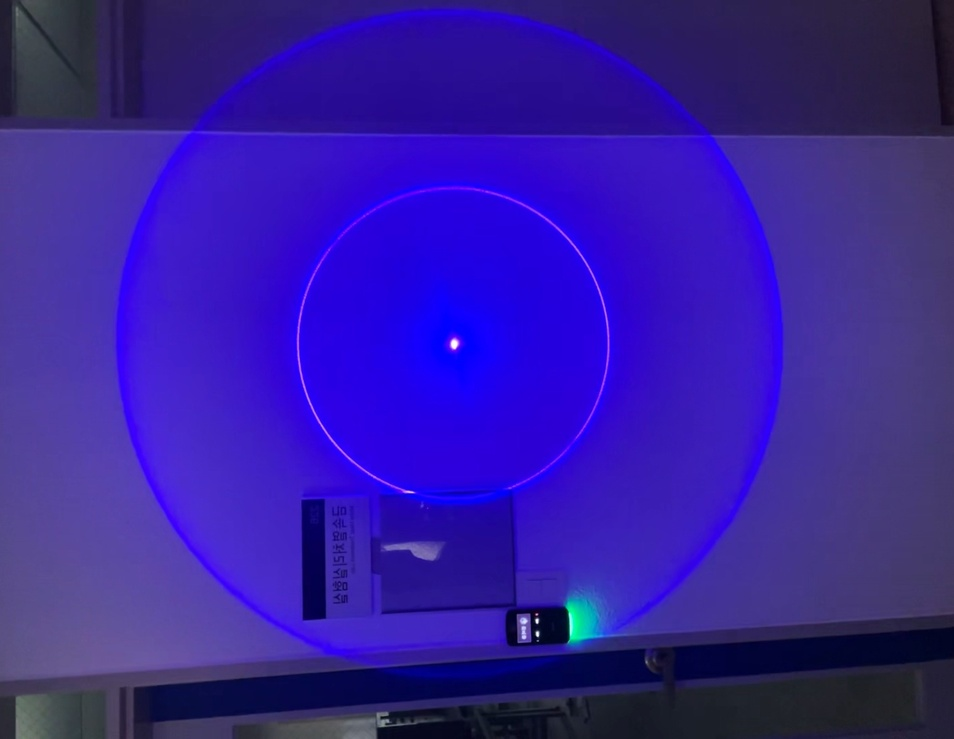
#> input picture output_folder/augmented_0_11.jpg, 954 x 739 px, shrunk from 1522 x 1179 before the run; its folder holds 4 pictures in this run
$ jupyter execute test1015.ipynb
#> lines starting #> are read from the running program, lines starting #| are printed output that depends on the picture
### 1. Augmentation된 보라색 원 이미지 데이터를 학습하여 최적의 threshold 값 추출

[cell 1]
import cv2 as cv
import numpy as np
from sklearn.cluster import KMeans
import glob
import os

[cell 2]
# 보라색 원이 포함된 augmentation된 이미지들 경로 설정
img_folder = 'output_folder/*.jpg'
img_paths = glob.glob(img_folder)

[cell 3]
# 이미지 전처리 함수
def process_image(img_path):
    # 이미지 로드 및 흑백 변환 (명도값 활용 예정)
#> called with img_path = 'output_folder/augmented_0_11.jpg'
    img = cv.imread(img_path)
#> img is the input picture: shape (739, 954, 3); mean B, G, R 155.9, 31, 53.6
    img_gray = cv.cvtColor(img, cv.COLOR_BGR2GRAY)
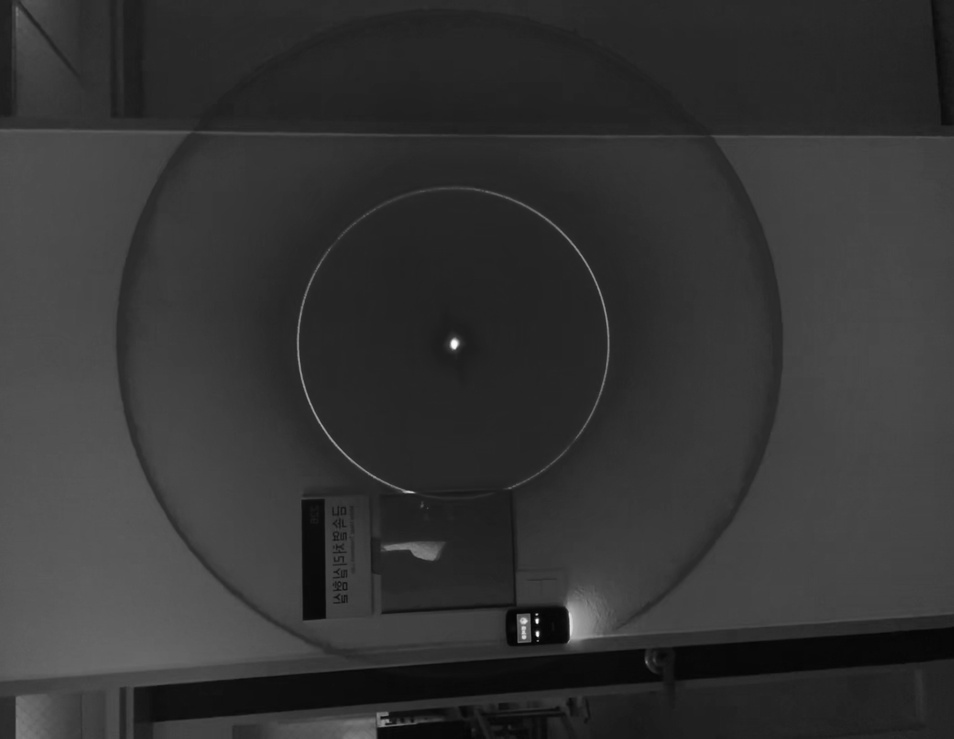
#> img_gray: shape (739, 954); min 4, max 254, mean 52

    # 이미지를 RGB 3차원에서 1차원 배열로 변환
    pixel_values = img_gray.reshape((-1, 1))
    pixel_values = np.float32(pixel_values)

    return pixel_values, img.shape

[cell 4]
# 모든 이미지에서 pixel data 수집해서 K-means 학습용 dataset 생성
def create_training_data(img_paths):
    training_data = []

    for img_path in img_paths:
        pixel_values, _ = process_image(img_path)
        training_data.append(pixel_values)
#> pass 2 of the loop in create_training_data, `for img_path in img_paths:`:
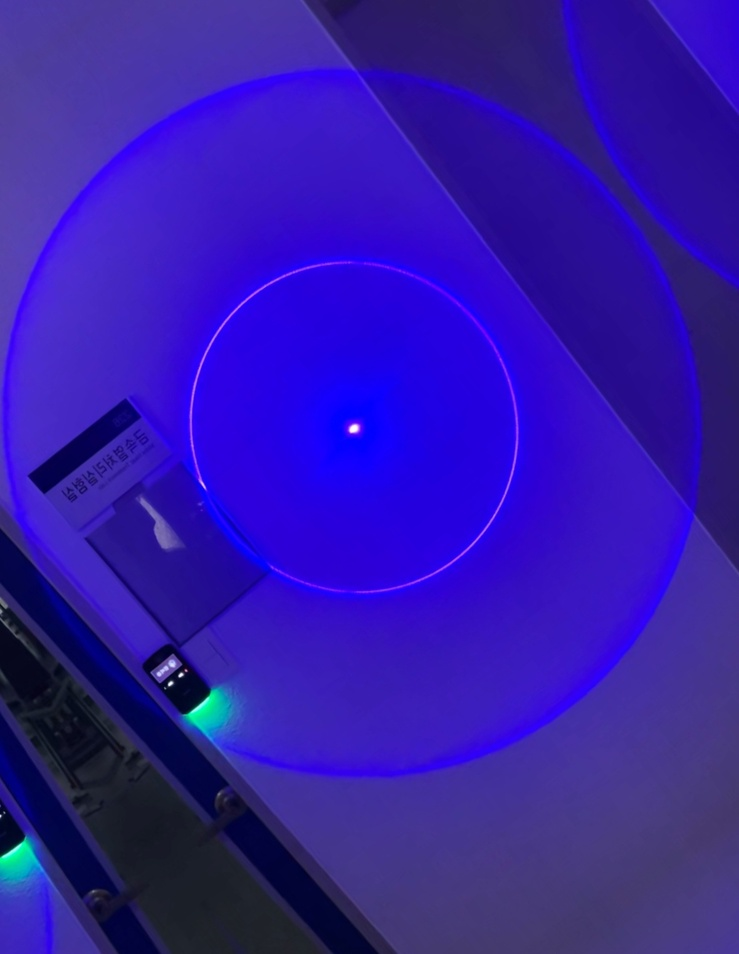
#> input picture output_folder/augmented_0_12.jpg, 739 x 954 px, shrunk from 1179 x 1522 before the run
#> in process_image, img is the input picture: shape (954, 739, 3); mean B, G, R 165.6, 25.8, 50.6
#> in process_image (call 2), `img_gray = cv.cvtColor(img, cv.COLOR_BGR2GRAY)`:
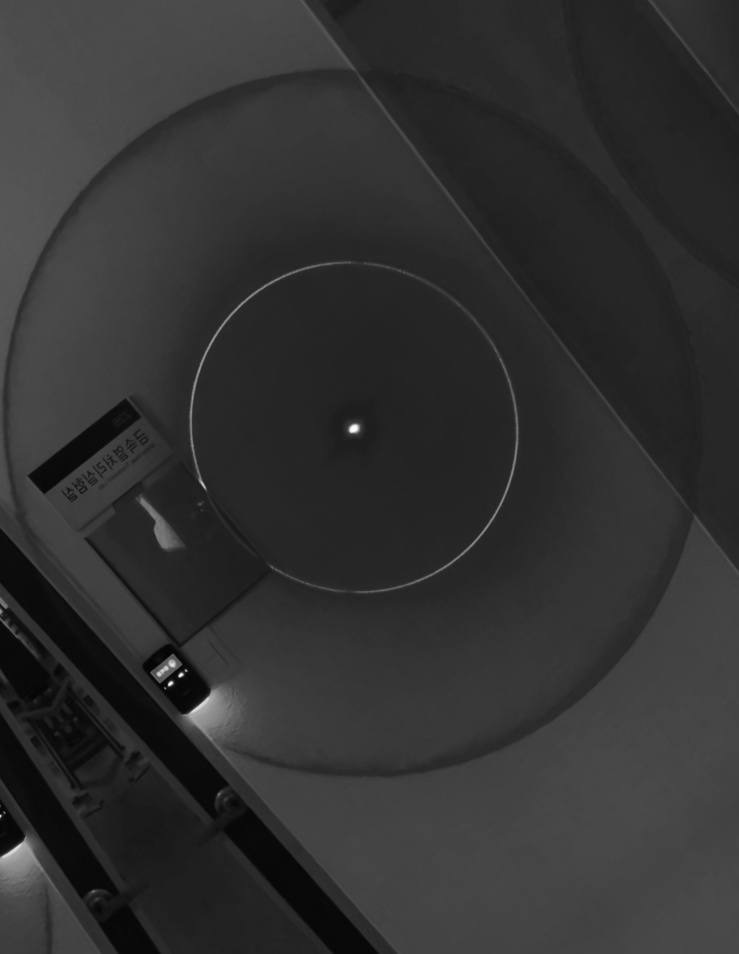
#> img_gray: shape (954, 739); min 4, max 253, mean 49.2
#> pass 3 of the loop in create_training_data, `for img_path in img_paths:`:
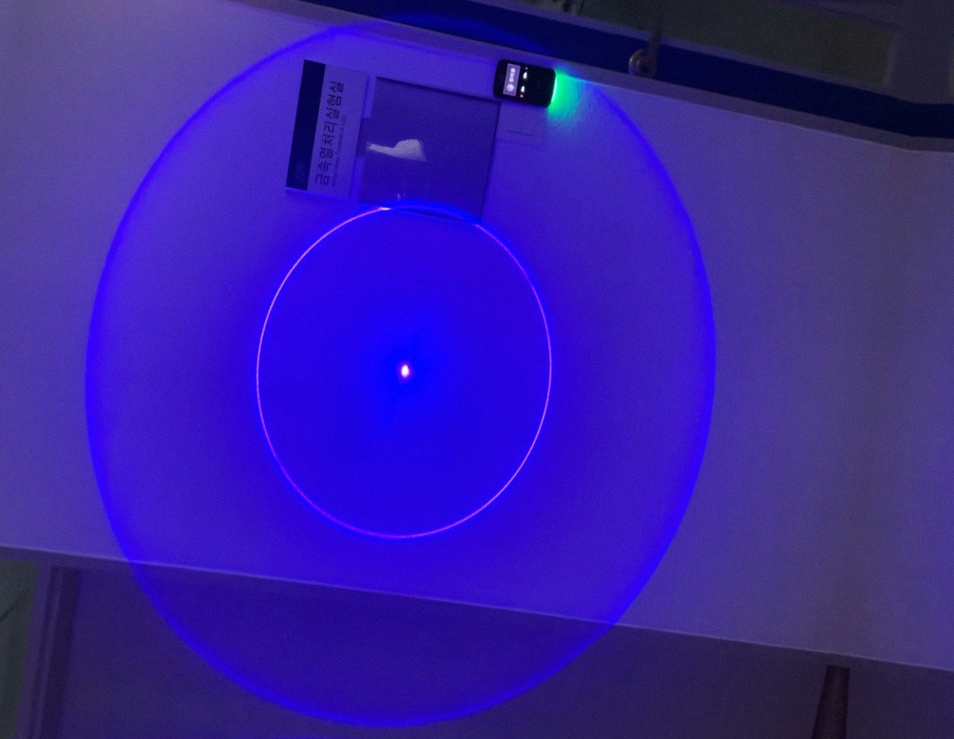
#> input picture output_folder/augmented_0_13.jpg, 954 x 739 px, shrunk from 1522 x 1179 before the run
#> in process_image, img is the input picture: shape (739, 954, 3); mean B, G, R 157.8, 31.6, 54.5
#> in process_image (call 3), `img_gray = cv.cvtColor(img, cv.COLOR_BGR2GRAY)`:
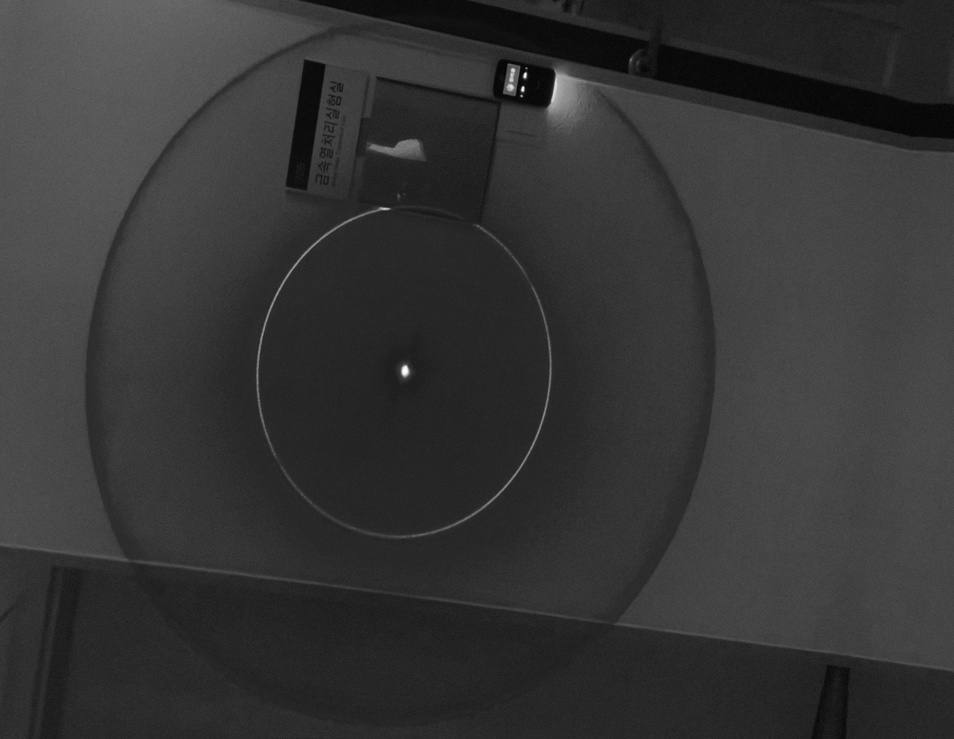
#> img_gray: shape (739, 954); min 4, max 253, mean 52.8
#> the loop made 4 passes; the first 3 are shown
